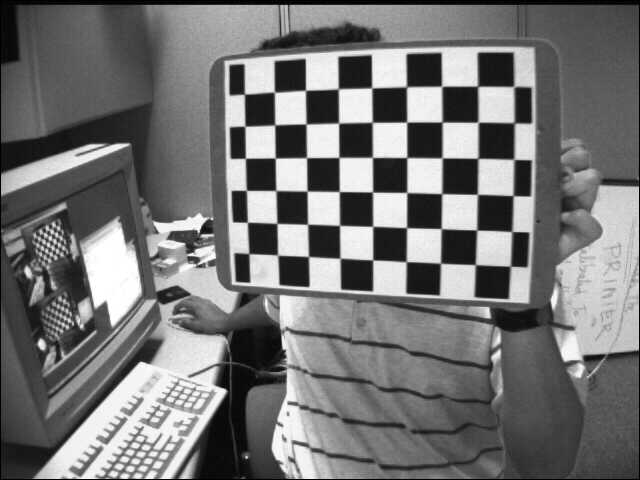
#> input picture w01_foundations_of_img_geometry/04_undistortion/calibration_images/left01.jpg, 640 x 480 px; its folder holds only this picture in this run
$ python calibrate_camera.py   (older library calls are emulated)
#> lines starting #> are read from the running program, lines starting #| are printed output that depends on the picture; long printed decimals are rounded
import numpy as np
import cv2
import glob
import os

# ---- Configuration ----
# Path to the directory containing calibration chessboard images
images_path = "calibration_images"
# Output file to save calibration data
output_file = "./calibration_data.npz"
# Chessboard dimensions (number of inner corners in x and y)
chessboard_width = 9
chessboard_height = 6
# Size of the chessboard squares (e.g., in mm, cm, or any unit).
# This only affects the scale of the translation vectors (tvecs),
# not the intrinsics (mtx) or distortion (dist).
# Set to 1.0 if you don't care about real-world units for now.
square_size = 1.0

# ---- Initialization ----
print("Starting camera calibration...")

# Termination criteria for corner refinement
criteria = (cv2.TERM_CRITERIA_EPS + cv2.TERM_CRITERIA_MAX_ITER, 30, 0.001)

# Prepare object points like (0,0,0), (1,0,0), (2,0,0) ..., (chessboard_width-1, chessboard_height-1, 0)
objp = np.zeros((chessboard_height * chessboard_width, 3), np.float32)
objp[:, :2] = np.mgrid[0:chessboard_width, 0:chessboard_height].T.reshape(-1, 2)
objp = objp * square_size # Scale by square size if needed

# Arrays to store object points and image points from all the images.
objpoints_list = [] # 3d point in real world space
imgpoints_list = [] # 2d points in image plane.

# Find calibration images
images = glob.glob(os.path.join(images_path, '*.jpg')) # Adjust wildcard if using .png etc.
if not images:
    print(f"Error: No images found in directory '{images_path}'. Please check the path and file extensions.")
    exit()

print(f"Found {len(images)} images for calibration.")

# --- Process Images ---
img_size = None
processed_count = 0
for fname in images:
    img = cv2.imread(fname)
#> img is the input picture: shape (480, 640, 3); min 0, max 255, mean 116.6
    if img is None:
        print(f"Warning: Failed to load image {fname}")
        continue

    if img_size is None:
        img_size = img.shape[:2][::-1] # Get (width, height)
#> img_size = (640, 480)
        print(f"Image size detected: {img_size}")
#| Image size detected: (640, 480)

    gray = cv2.cvtColor(img, cv2.COLOR_BGR2GRAY)

    # Find the chess board corners
    ret, corners = cv2.findChessboardCorners(gray, (chessboard_width, chessboard_height), None)
#> ret = True; corners = 54 rows, first 8: [244.5, 94.33], [274.6, 92.24], [305.5, 90.4], [338.4, 88.84], [371.6, 87.98], [406.8, 86.92], [441.6, 86.37], [477.6, 86.38]

    # If found, add object points, image points (after refining them)
    if ret == True:
        processed_count += 1
        print(f"Found corners in {os.path.basename(fname)} ({processed_count}/{len(images)})")
        objpoints_list.append(objp)

        # Refine corner locations
        corners2 = cv2.cornerSubPix(gray, corners, (11, 11), (-1, -1), criteria)
#> corners2 = 54 rows, first 8: [244.4, 94.14], [274.4, 92.21], [305.5, 90.32], [338.3, 88.79], [371.7, 87.87], [406.5, 86.71], [441.6, 86.25], [477.6, 86.22]
        imgpoints_list.append(corners2)

        # --- Optional: Draw and display the corners ---
        # cv2.drawChessboardCorners(img, (chessboard_width, chessboard_height), corners2, ret)
        # cv2.imshow('Corners Found', img)
        # cv2.waitKey(500) # Display for 0.5 seconds
    else:
        print(f"Warning: Chessboard corners not found in {os.path.basename(fname)}")

# cv2.destroyAllWindows() # Close display windows if used

if not objpoints_list or not imgpoints_list:
     print("Error: Could not find corners in any image. Calibration failed.")
     exit()

print(f"\nProcessed {processed_count} images successfully.")
print("Running calibration...")

# --- Perform Camera Calibration ---
# mtx: Camera Matrix (K)
# dist: Distortion Coefficients (k1, k2, p1, p2, k3[, k4, k5, k6])
# rvecs: Rotation vectors for each image pose
# tvecs: Translation vectors for each image pose
ret, mtx, dist, rvecs, tvecs = cv2.calibrateCamera(objpoints_list, imgpoints_list, img_size, None, None)
#> ret = 0.161; mtx = [[811.4, 0, 306.3], [0, 768.8, 314.7], [0, 0, 1]]; dist = [[-0.656, 0.296, -0.0603, 0.0206, -0.406]]; rvecs = ([0.252, 0.427, 0.0302],); tvecs = ([-1.88, -6.79, 23.5],)

if not ret:
    print("Error: Calibration failed.")
    exit()

print("\nCalibration Successful!")
print("Camera Matrix (K):\n", mtx)
#| Camera Matrix (K):
#|  [[811.353   0.         306.305]
#|  [  0.         768.773 314.671]
#|  [  0.           0.           1.        ]]
print("\nDistortion Coefficients:\n", dist)
#| Distortion Coefficients:
#|  [[-0.6556   0.2957  -0.06027  0.02059 -0.4062]]

# --- Calculate Reprojection Error ---
mean_error = 0
for i in range(len(objpoints_list)):
    imgpoints2, _ = cv2.projectPoints(objpoints_list[i], rvecs[i], tvecs[i], mtx, dist)
    error = cv2.norm(imgpoints_list[i], imgpoints2, cv2.NORM_L2) / len(imgpoints2)
    mean_error += error
#> this loop made 1 pass
#> (error, mean_error) on pass 1: (0.0219, 0.0219)
#> after the loop, mean_error = 0.0219
reprojection_error = mean_error / len(objpoints_list)
#> reprojection_error = 0.0219
print(f"\nMean Reprojection Error: {reprojection_error:.4f} pixels")
#| Mean Reprojection Error: 0.0219 pixels
# A good calibration typically has an error < 0.5 pixels.

# --- Generate Undistortion Maps ---
print("\nGenerating undistortion maps...")

# Get the optimal new camera matrix (controls cropping after undistortion)
# alpha=1: Retains all pixels from the original image, may result in black borders.
# alpha=0: Crops the image to show only valid pixels after undistortion.
alpha = 1.0 # You can try 0.0 as well
new_camera_mtx, roi = cv2.getOptimalNewCameraMatrix(mtx, dist, img_size, alpha, img_size)
#> new_camera_mtx = [[580.9, 0, 334.3], [0, 541.3, 299], [0, 0, 1]]; roi = (80, 70, 517, 354)
print("Optimal New Camera Matrix:\n", new_camera_mtx)
#| Optimal New Camera Matrix:
#|  [[580.926   0.         334.301]
#|  [  0.         541.331 299.026]
#|  [  0.           0.           1.        ]]
print("Region of Interest (ROI) after cropping:\n", roi) # Format (x, y, w, h)
#| Region of Interest (ROI) after cropping:
#|  (80, 70, 517, 354)

# Generate the mapping functions for cv2.remap()
# map1, map2 contain the coordinates (float) for each pixel in the *destination* (undistorted) image,
# telling remap where to fetch the corresponding pixel from the *source* (distorted) image.
# Using CV_32FC1 for floating-point maps.
map1, map2 = cv2.initUndistortRectifyMap(mtx, dist, None, new_camera_mtx, img_size, cv2.CV_32FC1)
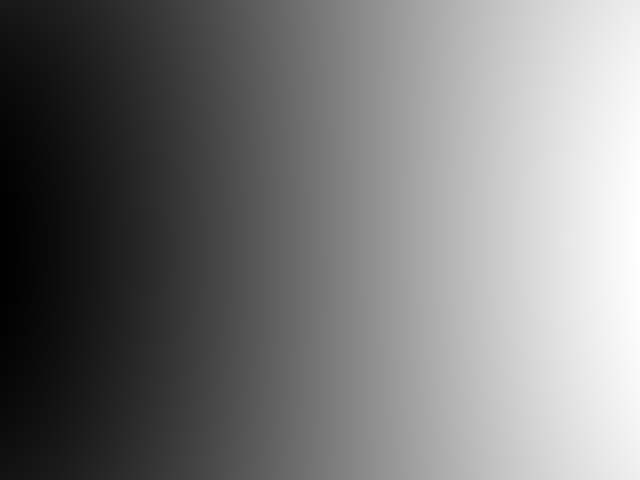
#> map1: shape (480, 640) float32; min -53.58, max 677.7, mean 296.5; drawn with min black and max white
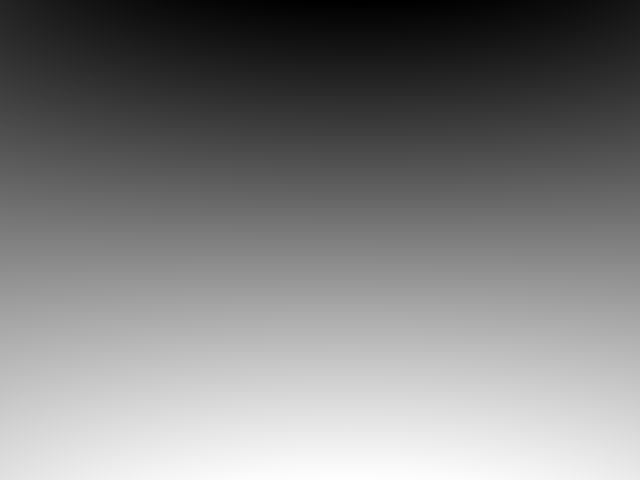
#> map2: shape (480, 640) float32; min -74.62, max 537.3, mean 230.6; drawn with min black and max white
# For stereo rectification, the R argument would be the rotation between cameras. Here it's None (or identity).

print("Undistortion maps generated.")

# --- Save Results ---
print(f"Saving calibration data to '{output_file}'...")
np.savez(output_file,
         mtx=mtx,
         dist=dist,
         new_camera_mtx=new_camera_mtx,
         roi=roi,
         map1=map1,
         map2=map2,
         img_size=np.array(img_size)) # Save img_size as numpy array too

print("Calibration data saved successfully.")
print("\n--- Calibration Process Complete ---")

$ run again, on w01_foundations_of_img_geometry/04_undistortion/calibration_images/left07.jpg
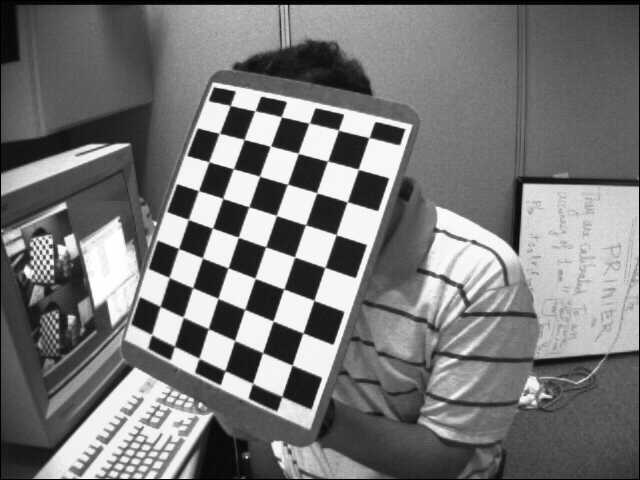
#> input picture w01_foundations_of_img_geometry/04_undistortion/calibration_images/left07.jpg, 640 x 480 px
#> img is the input picture: shape (480, 640, 3); min 0, max 255, mean 119.5
#| Image size detected: (640, 480)
#> `ret, corners = cv2.findChessboardCorners(gray, (chessboard_width, ches..`: ret = True; corners = 54 rows, first 8: [368.8, 137.9], [358.2, 169.3], [347.2, 202.1], [336.2, 234.5], [324.8, 267.4], [314.1, 300.2], [303.2, 333.1], [292.2, 365]
#> corners2 = 54 rows, first 8: [369, 137.6], [358.3, 169.3], [347.2, 201.9], [336.1, 234.7], [324.9, 267.4], [313.9, 300.3], [303, 332.9], [292.1, 365.2]
#> `ret, mtx, dist, rvecs, tvecs = cv2.calibrateCamera(objpoints_list, img..`: ret = 0.182; mtx = [[715.8, 0, 331.1], [0, 695.3, 180.1], [0, 0, 1]]; dist = [[-0.699, 2.73, 0.0316, 0.0155, -9.38]]; rvecs = ([0.198, 0.467, 1.84],); tvecs = ([1.09, -1.26, 20.42],)
#| Camera Matrix (K):
#|  [[715.825   0.         331.050]
#|  [  0.         695.279 180.078]
#|  [  0.           0.           1.        ]]
#| Distortion Coefficients:
#|  [[-0.6991  2.731   0.03155  0.01553 -9.376]]
#> the loop `for i in range(len(objpoints_list)):` made 1 pass
#> (error, mean_error) on pass 1: (0.0248, 0.0248)
#> after the loop `for i in range(len(objpoints_list)):`: mean_error = 0.0248
#| Mean Reprojection Error: 0.0248 pixels
#> new_camera_mtx = [[415.2, 0, 418.1], [0, 356.7, 274.1], [0, 0, 1]]; roi = (226, 182, 371, 246)
#| Optimal New Camera Matrix:
#|  [[415.233   0.         418.096]
#|  [  0.         356.740 274.111]
#|  [  0.           0.           1.        ]]
#| Region of Interest (ROI) after cropping:
#|  (226, 182, 371, 246)
#> `map1, map2 = cv2.initUndistortRectifyMap(mtx, dist, None, new_camera_m..`:
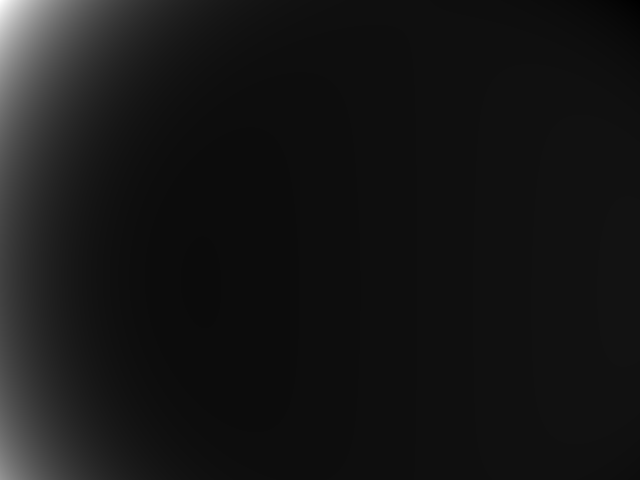
#> map1: shape (480, 640) float32; min -1108.7, max 23327.3, mean 1051.9; drawn with min black and max white
#> `map1, map2 = cv2.initUndistortRectifyMap(mtx, dist, None, new_camera_m..`:
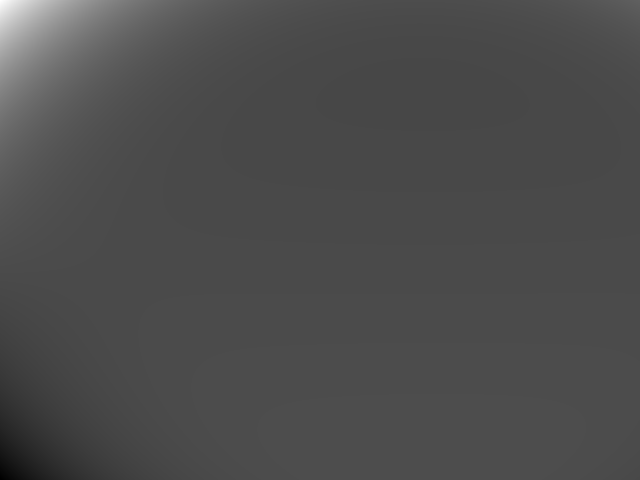
#> map2: shape (480, 640) float32; min -6878.1, max 17247.2, mean 412.6; drawn with min black and max white

$ run again, on w01_foundations_of_img_geometry/04_undistortion/calibration_images/left02.jpg
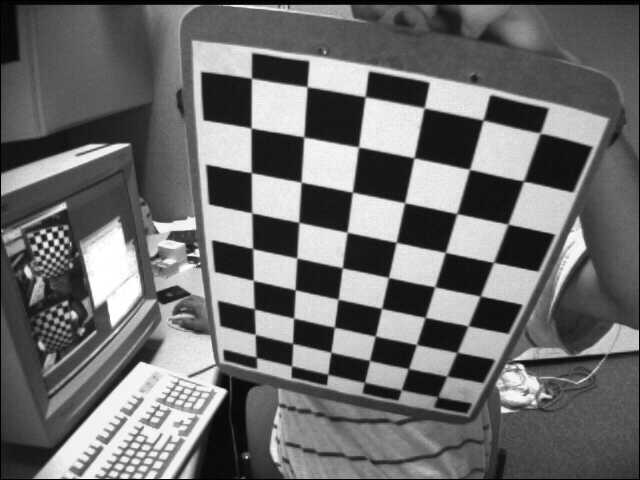
#> input picture w01_foundations_of_img_geometry/04_undistortion/calibration_images/left02.jpg, 640 x 480 px
#> img is the input picture: shape (480, 640, 3); min 0, max 255, mean 109
#| Image size detected: (640, 480)
#> `ret, corners = cv2.findChessboardCorners(gray, (chessboard_width, ches..`: ret = True; corners = 54 rows, first 8: [256.6, 357.4], [255.3, 334.5], [254.8, 309], [253.3, 280.1], [252.5, 248], [251.8, 212.8], [251.2, 172.5], [251.4, 128.3]
#> corners2 = 54 rows, first 8: [256.4, 362.4], [255.2, 334.4], [254.3, 308.9], [253.3, 280.4], [252.6, 248.6], [251.8, 212.8], [251.3, 172.7], [251.1, 128]
#> `ret, mtx, dist, rvecs, tvecs = cv2.calibrateCamera(objpoints_list, img..`: ret = 1.09; mtx = [[523, 0, 332.5], [0, 525.6, 254.4], [0, 0, 1]]; dist = [[-0.0743, -0.899, 0.0186, -0.00871, 2.25]]; rvecs = ([0.441, 0.686, -1.33],); tvecs = ([-2.08, 2.8, 14.12],)
#| Camera Matrix (K):
#|  [[523.025   0.         332.550 ]
#|  [  0.         525.582 254.369]
#|  [  0.           0.           1.        ]]
#| Distortion Coefficients:
#|  [[-0.07435 -0.8993  0.01859 -0.008707  2.253 ]]
#> the loop `for i in range(len(objpoints_list)):` made 1 pass
#> (error, mean_error) on pass 1: (0.148, 0.148)
#> after the loop `for i in range(len(objpoints_list)):`: mean_error = 0.148
#| Mean Reprojection Error: 0.1482 pixels
#> new_camera_mtx = [[507.3, 0, 325.7], [0, 499.6, 261.4], [0, 0, 1]]; roi = (56, 52, 554, 400)
#| Optimal New Camera Matrix:
#|  [[507.254     0.         325.700]
#|  [  0.         499.589 261.402]
#|  [  0.           0.           1.        ]]
#| Region of Interest (ROI) after cropping:
#|  (56, 52, 554, 400)
#> `map1, map2 = cv2.initUndistortRectifyMap(mtx, dist, None, new_camera_m..`:
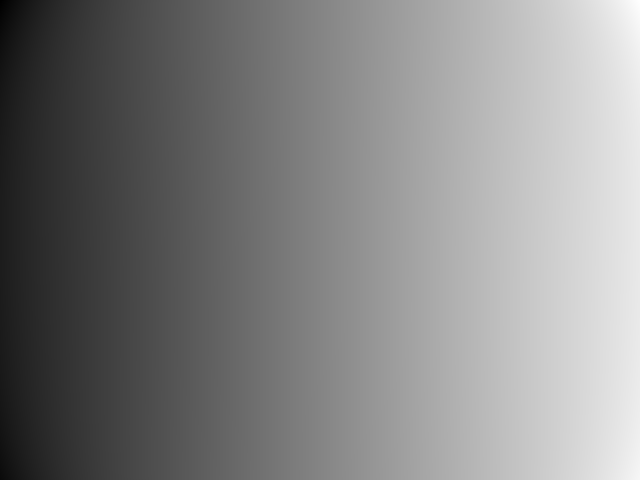
#> map1: shape (480, 640) float32; min -88.7, max 707.2, mean 323.9; drawn with min black and max white
#> `map1, map2 = cv2.initUndistortRectifyMap(mtx, dist, None, new_camera_m..`:
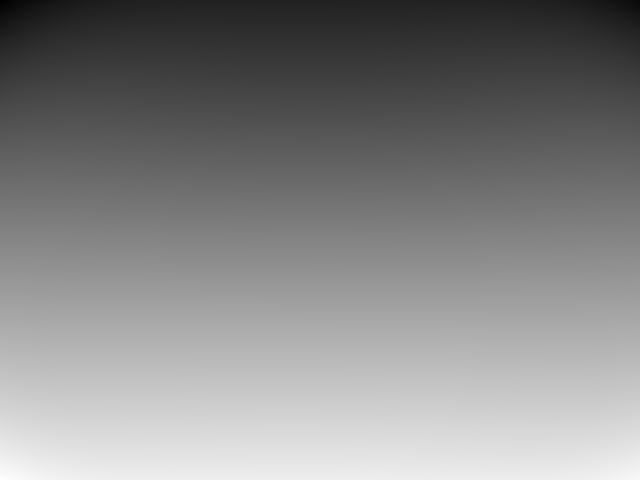
#> map2: shape (480, 640) float32; min -81.32, max 523.1, mean 235.2; drawn with min black and max white
